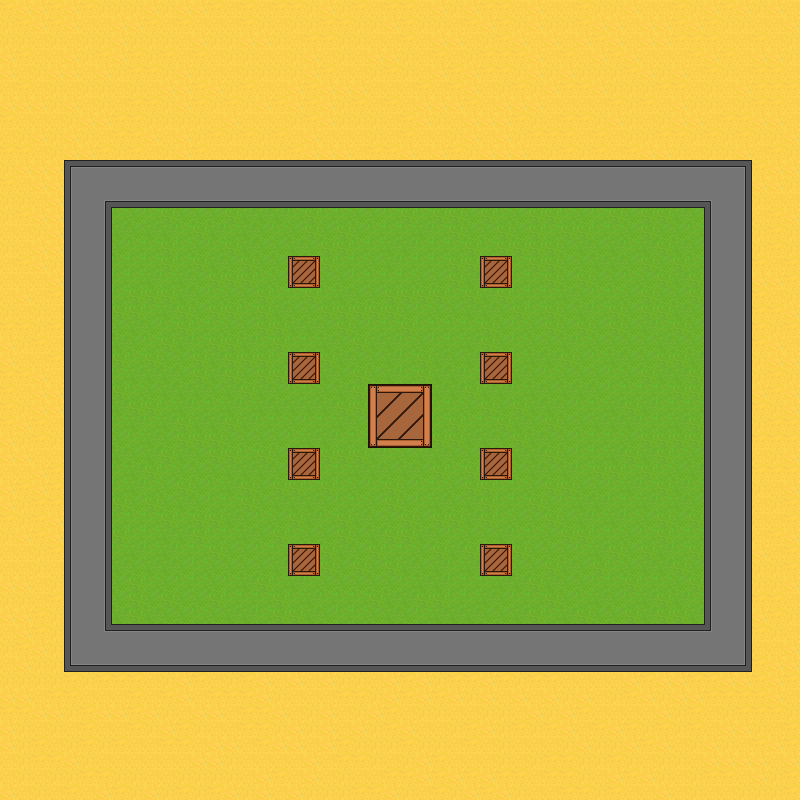

Below is a game level as drawn by its tile map, then a one-line description and the .tmx that defines it (tile-layer data replaced by summaries):
An orthogonal 50x50 tile map with 16x16 px tiles, 2 tile layers (ground, obstacles), 2 tilesets and 17 objects (13x collision_full, 2x spawn, 2x weaponspawn).

<map version="1.0" orientation="orthogonal" renderorder="right-down" width="50" height="50" tilewidth="16" tileheight="16" nextobjectid="59">
 <properties>
  <property name="ffa" type="bool" value="true" />
  <property name="name" value="The Original" />
  <property name="team" type="bool" value="false" />
 </properties>
 <tileset firstgid="1" name="landscapetextures" tilewidth="16" tileheight="16" tilecount="32" columns="8">
  <image source="sprites/landscapetextures.png" width="128" height="64" />
 </tileset>
 <tileset firstgid="33" name="obstaclesSheet" tilewidth="16" tileheight="16" tilecount="128" columns="16">
  <image source="sprites/obstaclesSheet.png" width="256" height="128" />
 </tileset>
 <layer name="ground" width="50" height="50">
  <data>[2500 cells, 2500 non-empty, 33 distinct tile ids]</data>
 </layer>
 <objectgroup name="spawnpoints">
  <object id="10" name="spawn1" type="spawn" x="170" y="399.167" width="16" height="16">
   <ellipse />
  </object>
  <object id="14" name="spawn2" type="spawn" x="641.666" y="394.333">
   <ellipse />
  </object>
 </objectgroup>
 <layer name="obstacles" width="50" height="50">
  <data>[2500 cells, 48 non-empty, 20 distinct tile ids]</data>
 </layer>
 <objectgroup name="collision">
  <object id="30" name="collision" type="collision_full" x="480" y="255.333" width="32" height="32">
   <properties>
    <property name="collision_level" value="2" />
   </properties>
  </object>
  <object id="46" name="collision" type="collision_full" x="64" y="160" width="640" height="48">
   <properties>
    <property name="collision_level" value="2" />
   </properties>
  </object>
  <object id="47" name="collision" type="collision_full" x="64" y="208" width="48" height="464">
   <properties>
    <property name="collision_level" value="2" />
   </properties>
  </object>
  <object id="48" name="collision" type="collision_full" x="112" y="624" width="640" height="48">
   <properties>
    <property name="collision_level" value="2" />
   </properties>
  </object>
  <object id="49" name="collision" type="collision_full" x="704" y="160" width="48" height="464">
   <properties>
    <property name="collision_level" value="2" />
   </properties>
  </object>
  <object id="51" name="collision" type="collision_full" x="480" y="352.667" width="32" height="32">
   <properties>
    <property name="collision_level" value="2" />
   </properties>
  </object>
  <object id="52" name="collision" type="collision_full" x="480" y="447.333" width="32" height="32">
   <properties>
    <property name="collision_level" value="2" />
   </properties>
  </object>
  <object id="53" name="collision" type="collision_full" x="288" y="542.667" width="32" height="32">
   <properties>
    <property name="collision_level" value="2" />
   </properties>
  </object>
  <object id="54" name="collision" type="collision_full" x="479.333" y="542.667" width="32" height="32">
   <properties>
    <property name="collision_level" value="2" />
   </properties>
  </object>
  <object id="55" name="collision" type="collision_full" x="286.667" y="448" width="32" height="32">
   <properties>
    <property name="collision_level" value="2" />
   </properties>
  </object>
  <object id="56" name="collision" type="collision_full" x="286.667" y="351.333" width="32" height="32">
   <properties>
    <property name="collision_level" value="2" />
   </properties>
  </object>
  <object id="57" name="collision" type="collision_full" x="287.333" y="254.667" width="32" height="32">
   <properties>
    <property name="collision_level" value="2" />
   </properties>
  </object>
  <object id="58" name="collision" type="collision_full" x="368" y="382.667" width="62.6667" height="64">
   <properties>
    <property name="collision_level" value="2" />
   </properties>
  </object>
 </objectgroup>
 <objectgroup name="weaponspawn">
  <object id="42" name="weaponspawn" x="384" y="256" width="30.5" height="31" />
  <object id="50" name="weaponspawn" x="384.083" y="544.5" width="30.5" height="31" />
 </objectgroup>
</map>
